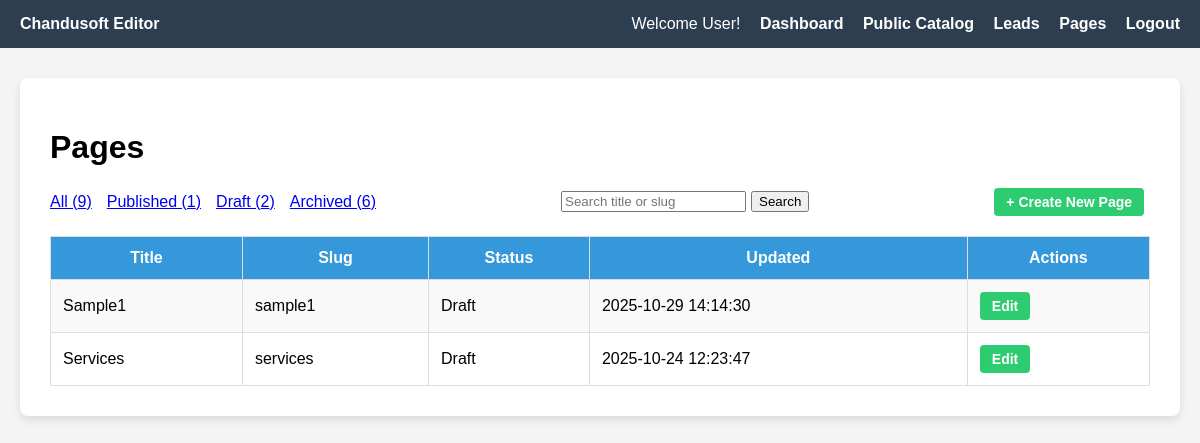
The page /admin/pages.php?status=draft (signed in) on the database its author committed.
### tables this page shows
CREATE TABLE `pages` (
  `id` int NOT NULL AUTO_INCREMENT,
  `title` varchar(255) NOT NULL,
  `slug` varchar(255) NOT NULL,
  `status` enum('draft','published','archived') DEFAULT 'draft',
  `updated_at` datetime DEFAULT CURRENT_TIMESTAMP ON UPDATE CURRENT_TIMESTAMP,
  `content_html` text,
  PRIMARY KEY (`id`),
  UNIQUE KEY `slug` (`slug`)
);

### admin/pages.php (the view, shortened to what this page needs)
<?php
$user = $_SESSION['user'];
$username = htmlspecialchars($user['username'] ?? 'User');
$role = htmlspecialchars(ucfirst($user['role'] ?? 'Editor'));
$conn = new mysqli('localhost', 'root', '', 'chandusoft');
$publishedCount = $conn->query("SELECT COUNT(*) as count FROM pages WHERE status = 'published'")->fetch_assoc()['count'];
$draftCount = $conn->query("SELECT COUNT(*) as count FROM pages WHERE status = 'draft'")->fetch_assoc()['count'];
$archivedCount = $conn->query("SELECT COUNT(*) as count FROM pages WHERE status = 'archived'")->fetch_assoc()['count'];
$allCount = $conn->query("SELECT COUNT(*) as count FROM pages")->fetch_assoc()['count'];
$search = trim($_GET['search'] ?? '');
$status = $_GET['status'] ?? '';
$whereClause = '';
if ($status) {
    $whereClause = "WHERE status = '" . $conn->real_escape_string($status) . "'";
}
if ($search !== '') {
    if (preg_match('/^[%_]+$/', $search)) {
        $pages = $conn->query("SELECT * FROM pages WHERE 1=0");
    } else {
        if ($whereClause) {
            $whereClause .= " AND";
        } else {
            $whereClause = "WHERE";
        }
        $stmt = $conn->prepare("SELECT * FROM pages $whereClause (title LIKE ? OR slug LIKE ?) ORDER BY updated_at DESC");
        $likeSearch = "%$search%";
        $stmt->bind_param("ss", $likeSearch, $likeSearch);
        $stmt->execute();
        $pages = $stmt->get_result();
        $stmt->close();
    }
} else {
    $pages = $conn->query("SELECT * FROM pages $whereClause ORDER BY updated_at DESC");
}
?>
<!DOCTYPE html>
<html>
<head>
</head>
<body>
<div class="navbar">
    <div><strong>Chandusoft <?= $role ?></strong></div>
    <div class="links">
        Welcome <?= $username ?>!
        <a href="/app/dashboard.php">Dashboard</a>
        <?php if ($role === 'Admin'): ?>
            <a href="/admin/catalog.php">Admin Catalog</a>
            <a href="/public/catalog.php">Public Catalog</a>
            <a href="/admin/orders.php">Orders</a>
        <?php elseif ($role === 'Editor'): ?>
            <a href="/public/catalog.php">Public Catalog</a>
        <?php endif; ?>
        <a href="/admin/admin-leads.php">Leads</a>
        <a href="/admin/pages.php">Pages</a>
        <a href="/admin/logout.php">Logout</a>
    </div>
</div>
<div class="container">
    <h1>Pages</h1>
    <div class="top-bar" style="display:flex; justify-content: space-between; align-items: center; margin-bottom: 20px;">
        <div class="filters" style="gap: 15px; display: flex;">
            <a href="pages.php">All (<?= $allCount ?>)</a>
            <a href="pages.php?status=published">Published (<?= $publishedCount ?>)</a>
            <a href="pages.php?status=draft">Draft (<?= $draftCount ?>)</a>
            <a href="pages.php?status=archived">Archived (<?= $archivedCount ?>)</a>
        </div>
        <form method="get" class="search-form" style="display:flex; gap: 5px;">
            <input type="text" name="search" placeholder="Search title or slug" value="<?= htmlspecialchars($search) ?>">
            <input type="submit" value="Search">
        </form>
        <div>
            <a class="btn btn-edit" href="create.php">+ Create New Page</a>
        </div>
    </div>
    <table>
        <tr>
            <th>Title</th>
            <th>Slug</th>
            <th>Status</th>
            <th>Updated</th>
            <th>Actions</th>
        </tr>
        <?php if ($pages && $pages->num_rows > 0): ?>
            <?php while ($page = $pages->fetch_assoc()): ?>
                <tr>
                    <td><?= htmlspecialchars($page['title']) ?></td>
                    <td><?= htmlspecialchars($page['slug']) ?></td>
                    <td><?= ucfirst($page['status']) ?></td>
                    <td><?= htmlspecialchars($page['updated_at']) ?></td>
                    <td class="actions">
                        <a href="edit.php?id=<?= $page['id'] ?>" class="btn btn-edit">Edit</a>
                    </td>
                </tr>
            <?php endwhile; ?>
        <?php endif; ?>
    </table>
</div>
</body>
</html>

### admin/pages.php (style rules this page uses)
body { font-family: Arial, sans-serif; background: #f4f4f4; margin: 0; padding: 0; }
.navbar { background-color: #2c3e50; color: white; padding: 15px 20px; display: flex; justify-content: space-between; align-items: center; }
.navbar .links a { color: white; text-decoration: none; margin-left: 15px; font-weight: bold; }
.container { max-width: 1100px; margin: 30px auto; background: #fff; padding: 30px; border-radius: 8px; box-shadow: 0 4px 10px rgba(0,0,0,0.1); }
table { border-collapse: collapse; width: 100%; }
th, td { border: 1px solid #ddd; padding: 12px; }
th { background-color: #3498db; color: white; }
tr:nth-child(even) { background: #f9f9f9; }
.btn { display: inline-block; padding: 6px 12px; margin-right: 6px; font-size: 14px; font-weight: bold; text-decoration: none; border-radius: 4px; color: white; }
.btn-edit { background-color: #2ecc71; }

### rows shown on the page
pages: title "Sample1", slug "sample1", status "Draft", updated_at "2025-10-29 14:14:30"
pages: title "Services", slug "services", status "Draft", updated_at "2025-10-24 12:23:47"

### other values the page prints
$role "Editor"
$username "User"
$allCount "9"
$publishedCount "1"
$draftCount "2"
$archivedCount "6"
